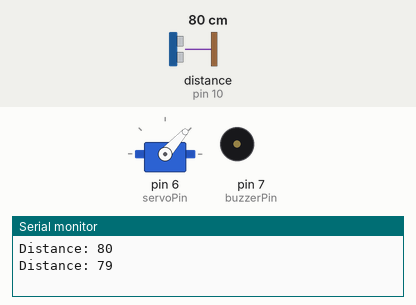
A sketch run on a simulated Arduino Uno, built with avr-gcc and run on an emulated ATmega328P. On the bench: servo, buzzer (waves = sounding, pin HIGH), the last lines printed to the serial monitor. Wiring (inferred from the names in the program): ultrasonic range finder: trigger pin 9; echo pin 10. The inputs (shaded band) are chosen by the test bench; at power-on: distance to the obstacle (sensor on pin 10) 80 cm. The echo pulse lasts 58.3 µs per cm; pins used as bus, display or sensor lines are not drawn.

Above: at 6.2 s.
6.3 s: distance to the obstacle (sensor on pin 10) set to 23 cm
At 6.52 s:
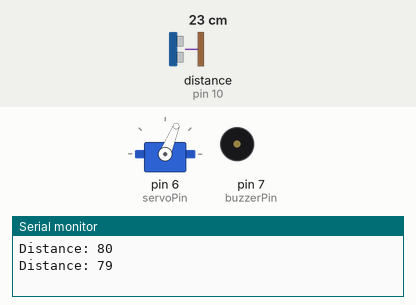
12.8 s: distance to the obstacle (sensor on pin 10) set to 19 cm
At 13.18 s:
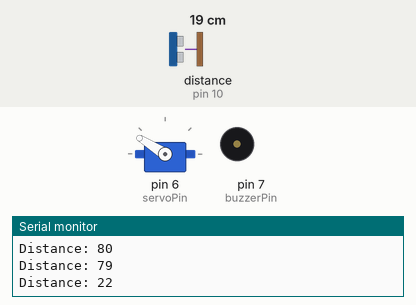
At 16.53 s:
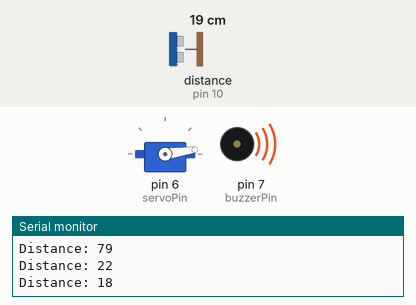
Timing chart, 0 to 34.8 s (numbered marks = the images above; inputs shaded):
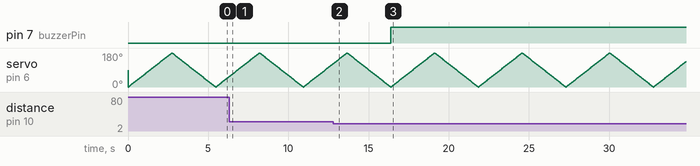

Measured:
- the behaviour switches between 22 and 21 cm on distance to the obstacle (sensor on pin 10) (found by bisection; images 1 and 2)
- after the input at 12.8 s, pin 7 (buzzerPin): LOW → HIGH after 3.6 s

The sketch:

radar_with_buzzer.ino
```cpp
#include <Servo.h>

const int trigPin = 9;
const int echoPin = 10;
const int buzzerPin = 7;
const int servoPin = 6;

Servo myServo;
unsigned long previousMillis = 0;
const long buzzerDuration = 1000; // Duration of buzzer sound in milliseconds

void setup() {
  pinMode(trigPin, OUTPUT);
  pinMode(echoPin, INPUT);
  pinMode(buzzerPin, OUTPUT);
  myServo.attach(servoPin);
  Serial.begin(9600);
}

void loop() {
  detectObject(); // Function to detect objects

  // Slowly move the servo back and forth
  moveServoSlow();
}

void detectObject() {
  long duration, distance;

  // Clear the trigPin
  digitalWrite(trigPin, LOW);
  delayMicroseconds(2);

  // Set the trigPin HIGH for 10 microseconds
  digitalWrite(trigPin, HIGH);
  delayMicroseconds(10);
  digitalWrite(trigPin, LOW);

  // Read the echoPin and calculate distance
  duration = pulseIn(echoPin, HIGH);
  distance = (duration / 2) / 29.1;

  // Print the distance for debugging
  Serial.print("Distance: ");
  Serial.println(distance);

  // Check distance and activate buzzer if object is detected
  if (distance <= 20 && distance > 0) {
    unsigned long currentMillis = millis();
    if (currentMillis - previousMillis >= buzzerDuration) {
      digitalWrite(buzzerPin, HIGH); // Turn on the buzzer
      previousMillis = currentMillis;
    }
  } else {
    digitalWrite(buzzerPin, LOW); // Turn off the buzzer
  }
}

void moveServoSlow() {
  // Slowly move the servo back and forth
  for (int pos = 0; pos <= 180; pos += 1) { // Move from 0 to 180 degrees
    myServo.write(pos);              // Tell servo to go to position in variable 'pos'
    delay(15);                       // Wait 15 ms for the servo to reach the position
  }
  for (int pos = 180; pos >= 0; pos -= 1) { // Move from 180 to 0 degrees
    myServo.write(pos);              // Tell servo to go to position in variable 'pos'
    delay(15);                       // Wait 15 ms for the servo to reach the position
  }
}
```
